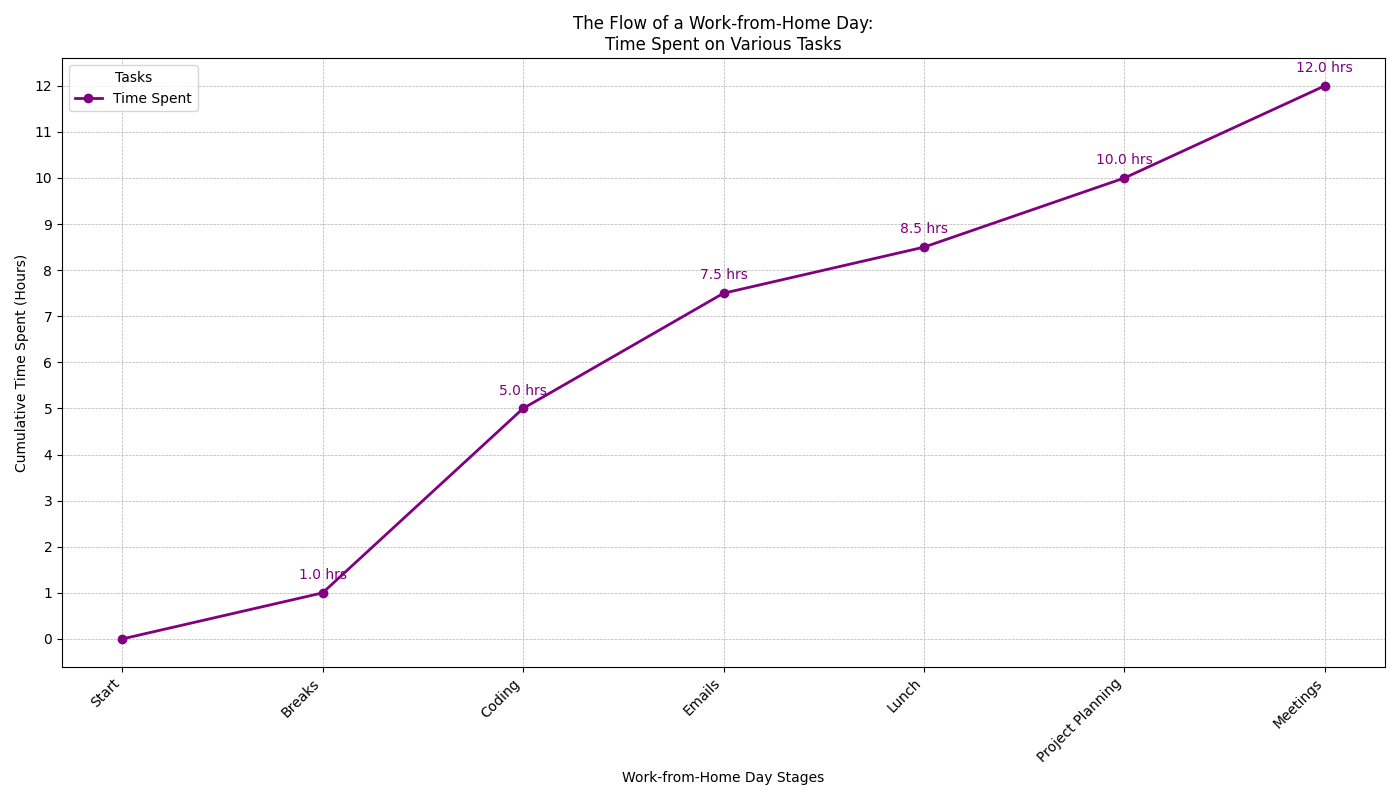

Write Python code to recreate this figure.
import matplotlib.pyplot as plt
import numpy as np

tasks = ['Breaks', 'Coding', 'Emails', 'Lunch', 'Project Planning', 'Meetings']
hours_data = [1, 4, 2.5, 1, 1.5, 2]

incremental_hours = np.cumsum(hours_data)

day_stages = ['Start', 'Breaks', 'Coding', 'Emails', 'Lunch', 'Project Planning', 'Meetings']
time_points = [0] + incremental_hours.tolist()

fig, ax = plt.subplots(figsize=(14, 8))

# Assigned a new color to the line and the annotations
ax.plot(day_stages, time_points, marker='o', linestyle='-', linewidth=2, color='purple', label='Time Spent')

for i, txt in enumerate(time_points[1:]):
    ax.annotate(f'{txt:.1f} hrs', (day_stages[i + 1], time_points[i + 1]), textcoords="offset points", xytext=(0, 10), ha='center', fontsize=10, color='purple')

ax.grid(True, linestyle='--', linewidth=0.5)

plt.xticks(rotation=45, ha='right')
plt.yticks(np.arange(0, 13, 1))
plt.xlabel('Work-from-Home Day Stages')
plt.ylabel('Cumulative Time Spent (Hours)')
plt.title('The Flow of a Work-from-Home Day:\nTime Spent on Various Tasks')
plt.legend(title='Tasks')

plt.tight_layout()
plt.show()
